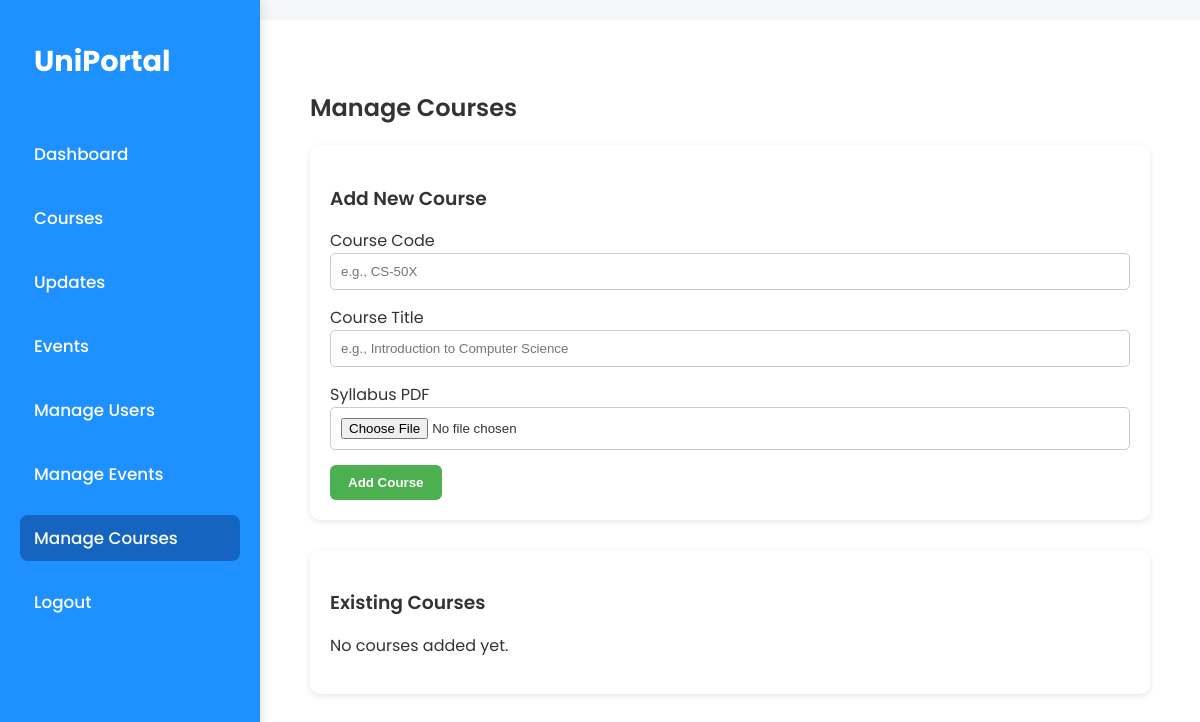
The page /admin/manage_course (signed in) on the database as committed earlier.
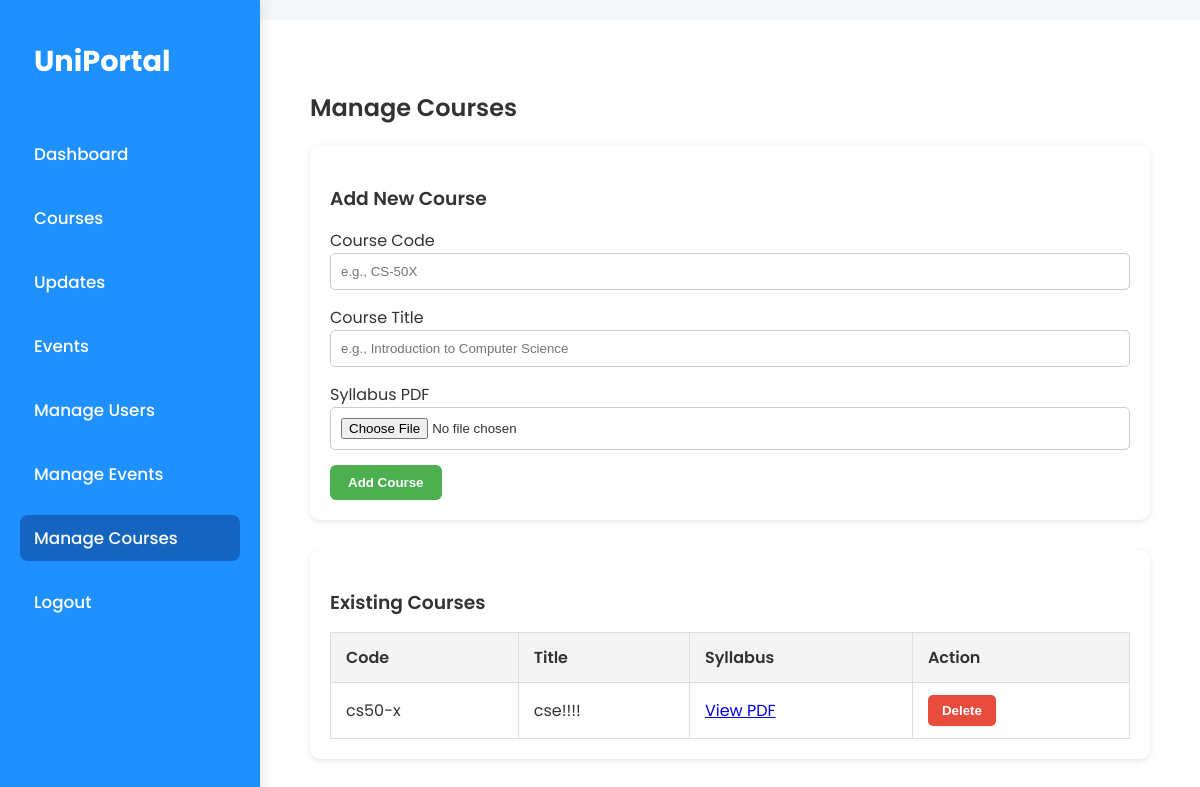
The same page on the database as committed later.
### tables this page shows
CREATE TABLE courses (
        id INTEGER PRIMARY KEY AUTOINCREMENT,
        name TEXT NOT NULL,
        code TEXT NOT NULL,
        syllabus_pdf TEXT
    );

### app.py (the view, shortened to what this page needs)
@app.route('/admin/manage_course', methods=['GET', 'POST'])
@login_required
def manage_course():
    if session.get('role') != 'admin':
        return redirect(url_for('dashboard'))
    conn = get_db_connection()
    courses = conn.execute('SELECT * FROM courses').fetchall()
    conn.close()
    return render_template('manage_course.html', courses=courses, role='admin')

### app.py (called while the page is built)
def get_db_connection():
    conn = sqlite3.connect('database.db')
    conn.row_factory = sqlite3.Row
    return conn

def login_required(f):
    @wraps(f)
    def decorated_function(*args, **kwargs):
        if 'user_id' not in session:
            return redirect(url_for('login'))
        return f(*args, **kwargs)
    return decorated_function

@app.context_processor
def inject_user_role():
    return dict(role=session.get('role'))

### templates/manage_course.html
{% extends "dashboard_base.html" %}
{% block content %}
<div class="container">
  <h2 class="section-title">Manage Courses</h2>
  <div class="card">
    <h3>Add New Course</h3>
    <form method="POST" action="{{ url_for('manage_course') }}" enctype="multipart/form-data">
      <label for="code">Course Code</label>
      <input type="text" name="code" id="code" required placeholder="e.g., CS-50X" />
      <label for="name">Course Title</label>
      <input type="text" name="name" id="name" required placeholder="e.g., Introduction to Computer Science" />
      <label for="syllabus_pdf">Syllabus PDF</label>
      <input type="file" name="syllabus_pdf" id="syllabus_pdf" accept="application/pdf" required />
      <button type="submit" class="btn">Add Course</button>
    </form>
  </div>
  <div class="card">
    <h3>Existing Courses</h3>
    {% if courses %}
      <table class="styled-table">
        <thead>
          <tr>
            <th>Code</th>
            <th>Title</th>
            <th>Syllabus</th>
            <th>Action</th>
          </tr>
        </thead>
        <tbody>
          {% for course in courses %}
            <tr>
              <td>{{ course.code }}</td>
              <td>{{ course.name }}</td>
              <td>
                {% if course.syllabus_pdf %}
                  <a href="{{ url_for('static', filename='uploads/' ~ course.syllabus_pdf) }}" target="_blank">View PDF</a>
                {% else %}
                  No PDF
                {% endif %}
              </td>
              <td>
                <form method="POST" action="{{ url_for('delete_course', course_id=course.id) }}" onsubmit="return confirm('Are you sure you want to delete this course?');">
                  <button type="submit" class="btn-danger">Delete</button>
                </form>
              </td>
            </tr>
          {% endfor %}
        </tbody>
      </table>
    {% else %}
      <p>No courses added yet.</p>
    {% endif %}
  </div>
</div>
{% endblock %}

Rows that differ between the two databases and show on the page:
added courses: code "cs50-x", name "cse!!!!"
Other text that changed with them:
text no longer shown: "No courses added yet."
text now shown: "Code Title Syllabus Action"
